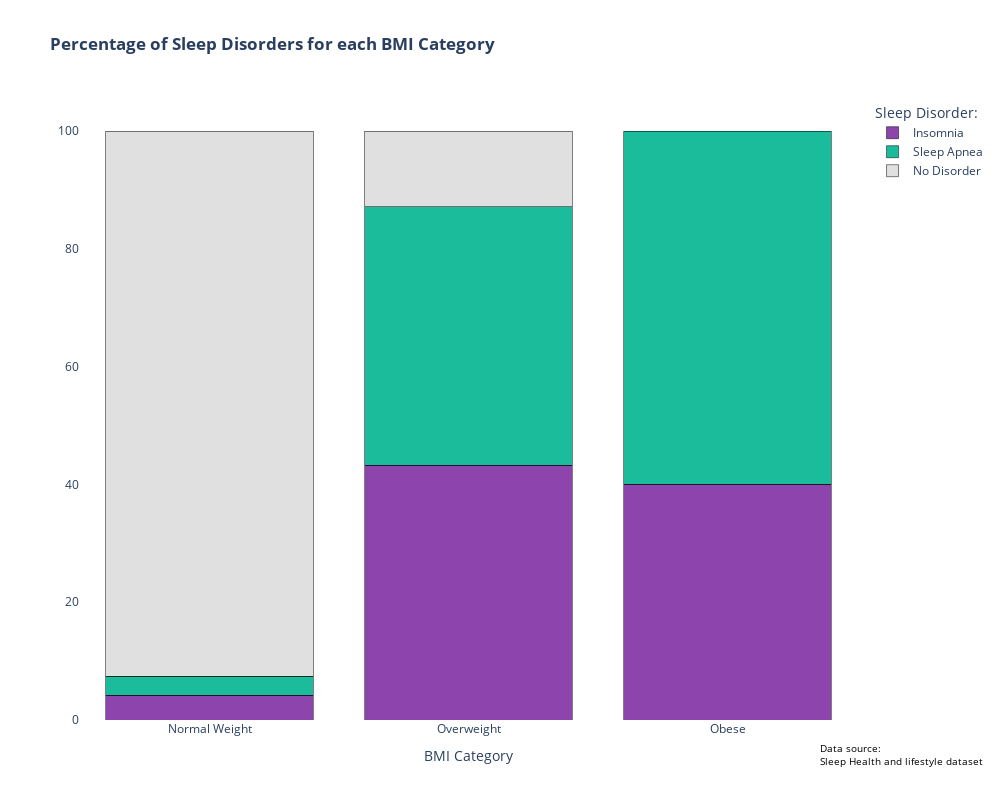

Notebook code cell kept with this figure:
### Code cell
fig = px.histogram(
    bmi_percent,
    x="BMI Category",
    y="Percentage",
    color="Sleep Disorder",
    title="<b>Percentage of Sleep Disorders for each BMI Category</b>",
    category_orders={'Sleep Disorder': ['Insomnia', 'Sleep Apnea', 'None'], 'BMI Category': ['Normal Weight', 'Overweight', 'Obese']},
    labels={"BMI Category": "BMI Category", "Percentage": "Percentuale", "Sleep Disorder": "Sleep Disorder:"},
    barmode="stack", 
    color_discrete_map={'Insomnia': '#8e44ad', 'Sleep Apnea': '#1abc9c', 'No Disorder': '#E0E0E0'}
)

fig.add_annotation(
    x=0.95,  
    y=-0.03,  
    text="Data source:<br>Sleep Health and lifestyle dataset", 
    showarrow=False,  
    font=dict(size=10, color="black"),  
    align="left",  
    xanchor="left",  
    yanchor="top",  
    xref="paper", 
    yref="paper",  
)

fig.update_layout(
    barmode='stack',
    yaxis={'title': '', 'tickformat':''},
    plot_bgcolor='rgba(255,255,255,255)', 
    paper_bgcolor='rgba(255,255,255,255)',
    showlegend = True,
    width=1000,  # Adjust the width of the figure
    height=800  # Adjust the height of the figure
)

fig.update_traces(marker_line_width=0.5, marker_line_color="black")  # Adjust the width of the bars

fig.show()

### Figure 1 — Plotly figure (JSON) as saved in the notebook; plotly's stock layout.template omitted (floating-point values rounded to 4 significant figures)
{"data": [{"bingroup": "x", "histfunc": "sum", "hovertemplate": "Sleep Disorder:=Insomnia<br>BMI Category=%{x}<br>sum of Percentuale=%{y}<extra></extra>", "legendgroup": "Insomnia", "marker": {"color": "#8e44ad", "line": {"color": "black", "width": 0.5}, "pattern": {"shape": ""}}, "name": "Insomnia", "orientation": "v", "showlegend": true, "type": "histogram", "x": ["Normal Weight", "Obese", "Overweight"], "xaxis": "x", "y": [4.167, 40.0, 43.24], "yaxis": "y"}, {"bingroup": "x", "histfunc": "sum", "hovertemplate": "Sleep Disorder:=Sleep Apnea<br>BMI Category=%{x}<br>sum of Percentuale=%{y}<extra></extra>", "legendgroup": "Sleep Apnea", "marker": {"color": "#1abc9c", "line": {"color": "black", "width": 0.5}, "pattern": {"shape": ""}}, "name": "Sleep Apnea", "orientation": "v", "showlegend": true, "type": "histogram", "x": ["Normal Weight", "Obese", "Overweight"], "xaxis": "x", "y": [3.241, 60.0, 43.92], "yaxis": "y"}, {"bingroup": "x", "histfunc": "sum", "hovertemplate": "Sleep Disorder:=No Disorder<br>BMI Category=%{x}<br>sum of Percentuale=%{y}<extra></extra>", "legendgroup": "No Disorder", "marker": {"color": "#E0E0E0", "line": {"color": "black", "width": 0.5}, "pattern": {"shape": ""}}, "name": "No Disorder", "orientation": "v", "showlegend": true, "type": "histogram", "x": ["Normal Weight", "Obese", "Overweight"], "xaxis": "x", "y": [92.59, 0.0, 12.84], "yaxis": "y"}], "layout": {"annotations": [{"align": "left", "font": {"color": "black", "size": 10}, "showarrow": false, "text": "Data source:<br>Sleep Health and lifestyle dataset", "x": 0.95, "xanchor": "left", "xref": "paper", "y": -0.03, "yanchor": "top", "yref": "paper"}], "barmode": "stack", "height": 800, "legend": {"title": {"text": "Sleep Disorder:"}, "tracegroupgap": 0}, "paper_bgcolor": "rgba(255,255,255,255)", "plot_bgcolor": "rgba(255,255,255,255)", "showlegend": true, "title": {"text": "<b>Percentage of Sleep Disorders for each BMI Category</b>"}, "width": 1000, "xaxis": {"anchor": "y", "categoryarray": ["Normal Weight", "Overweight", "Obese"], "categoryorder": "array", "domain": [0, 1], "title": {"text": "BMI Category"}}, "yaxis": {"anchor": "x", "domain": [0, 1], "tickformat": "", "title": {"text": ""}}}}
